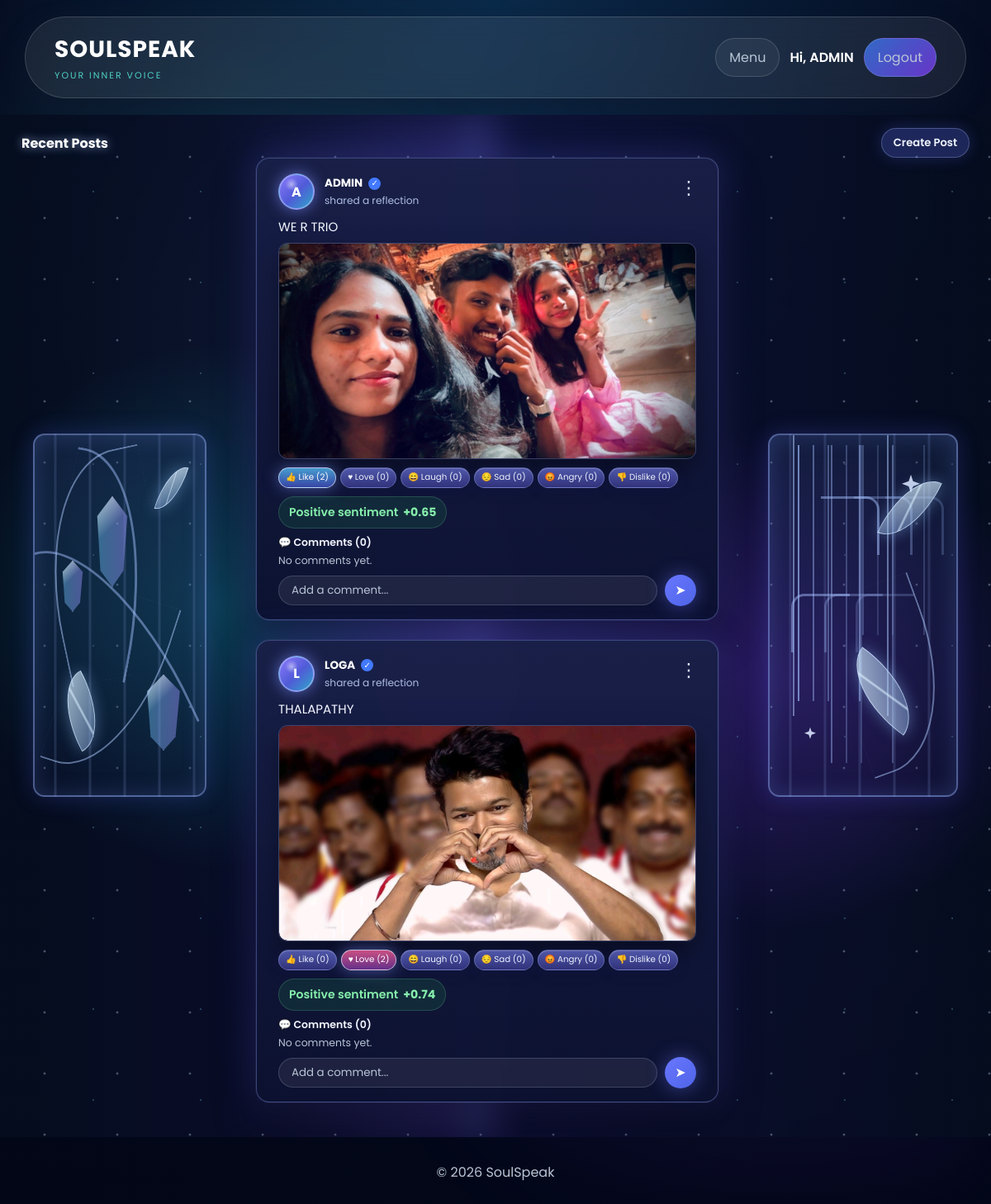
The page /dashboard (signed in) on the database its author committed.
### app.py (models this page shows)
class User(UserMixin, db.Model):
    id = db.Column(
        db.Integer,
        primary_key=True
    )
    username = db.Column(
        db.String(100),
        nullable=False
    )
    email = db.Column(
        db.String(150),
        unique=True,
        nullable=False
    )
    password = db.Column(
        db.String(100),
        nullable=False
    )

class Post(db.Model):
    id = db.Column(
        db.Integer,
        primary_key=True
    )
    content = db.Column(
        db.Text,
        nullable=False
    )
    image_path = db.Column(
        db.String(255),
        nullable=True
    )
    sentiment_score = db.Column(
        db.Float,
        nullable=False,
        default=0.0
    )
    sentiment_label = db.Column(
        db.String(30),
        nullable=False,
        default='Neutral'
    )
    created_at = db.Column(
        db.DateTime,
        default=datetime.utcnow
    )
    user_id = db.Column(
        db.Integer,
        db.ForeignKey('user.id'),
        nullable=True
    )
    user = db.relationship(
        'User',
        backref='posts'
    )
    votes = db.relationship(
        'PostVote',
        backref='post',
        cascade='all, delete-orphan'
    )
    comments = db.relationship(
        'PostComment',
        backref='post',
        cascade='all, delete-orphan'
    )

### app.py (the view)
@app.route('/dashboard', methods=['GET', 'POST'])
def dashboard():
    posts = Post.query.order_by(Post.id.desc()).all()
    user_votes = {}
    if current_user.is_authenticated:
        user_votes = {
            vote.post_id: vote.value
            for vote in PostVote.query.filter_by(
                user_id=current_user.id
            ).all()
        }
    post_data = []
    for post in posts:
        reaction_counts, sentiment_score, sentiment_label = update_post_sentiment(post)
        user_vote = user_votes.get(post.id)
        user_reaction = next(
            (action for action, value in REACTION_MAP.items() if user_vote == value),
            None
        )
        post_data.append(
            {
                'post': post,
                'reaction_counts': reaction_counts,
                'user_vote': user_vote,
                'user_reaction': user_reaction,
                'sentiment_score': sentiment_score,
                'sentiment_label': sentiment_label,
                'comments': sorted(post.comments, key=lambda c: c.created_at),
                'can_delete': can_delete_post(post)
            }
        )
    db.session.commit()
    user_display = current_user.username if current_user.is_authenticated else 'Guest'
    return render_template(
        'dashboard.html',
        posts=post_data,
        user=user_display
    )

### app.py (called while the page is built)
def is_admin_user(user=None):
    user = user or current_user
    if not getattr(user, 'is_authenticated', False):
        return False
    username = (getattr(user, 'username', '') or '').strip().lower()
    email = (getattr(user, 'email', '') or '').strip().lower()
    return username == 'admin' or email in app.config.get('ADMIN_EMAILS', set())

def can_delete_post(post, user=None):
    user = user or current_user
    if not getattr(user, 'is_authenticated', False):
        return False
    return is_admin_user(user) or post.user_id == user.id

@app.context_processor
def inject_admin_status():
    return {'is_admin': is_admin_user()}

def sentiment_label_for_score(score):
    if score >= 0.50:
        return 'Positive'
    if score <= -0.50:
        return 'Negative'
    return 'Neutral'

def reaction_counts_for_post(post):
    votes = PostVote.query.filter_by(post_id=post.id).all() if post.id else post.votes
    return {
        action: sum(1 for vote in votes if vote.value == value)
        for action, value in REACTION_MAP.items()
    }

def calculate_post_sentiment(post):
    reaction_counts = reaction_counts_for_post(post)
    total_reactions = sum(reaction_counts.values())
    if total_reactions == 0:
        return reaction_counts, 0.0, 'Neutral'
    weighted_score = sum(
        reaction_counts[action] * REACTION_SENTIMENT_SCORES[action]
        for action in REACTION_MAP
    )
    score = round(weighted_score / total_reactions, 2)
    return reaction_counts, score, sentiment_label_for_score(score)

def update_post_sentiment(post):
    reaction_counts, score, label = calculate_post_sentiment(post)
    post.sentiment_score = score
    post.sentiment_label = label
    return reaction_counts, score, label

@login_manager.user_loader
def load_user(user_id):
    return User.query.get(int(user_id))

### templates/dashboard.html (shortened to what this page needs)
{% extends "base.html" %}
{% block content %}
<main class="feed-scene">
    <section class="feed-shell" aria-label="Recent posts">
        <div class="feed-title-row">
            <h2>Recent Posts</h2>
            <a class="feed-create-link" href="{{ url_for('post') }}">Create Post</a>
        </div>
        <aside class="crystal-panel crystal-panel-left" aria-hidden="true">
            <span class="vine vine-a"></span>
            <span class="vine vine-b"></span>
            <span class="crystal crystal-a"></span>
            <span class="crystal crystal-b"></span>
            <span class="crystal crystal-c"></span>
            <span class="leaf leaf-a"></span>
            <span class="leaf leaf-b"></span>
        </aside>
        <section class="post-widget">
            {% if posts %}
                <div class="post-feed">
                    {% for item in posts %}
                        {% set author = item.post.user.username if item.post.user else 'Anonymous' %}
                        {% set initials = author[:1]|upper %}
                        {% set comment_count = item.comments|length %}
                        <article class="post-card">
                            <div class="post-card-header">
                                <div class="post-user">
                                    <div class="avatar">{{ initials }}</div>
                                    <div class="post-meta">
                                        <div class="user-row">
                                            <span class="username">{{ author }}</span>
                                            <span class="verified" aria-label="Verified">✓</span>
                                        </div>
                                        <span class="post-time">shared a reflection</span>
                                    </div>
                                </div>
                                {% if item.can_delete %}
                                    <div class="post-options">
                                        <button class="post-menu" type="button" aria-label="Post options">&#8942;</button>
                                    </div>
                                {% endif %}
                            </div>
                            <p class="post-caption">{{ item.post.content }}</p>
                            {% if item.post.image_path %}
                                <div class="post-image-wrap">
                                    <img src="{{ url_for('static', filename=item.post.image_path) }}" alt="Post image" class="post-image">
                                </div>
                            {% endif %}
                            <div class="reaction-summary-panel">
                                <form method="POST" action="{{ url_for('react_to_post', post_id=item.post.id) }}" class="reaction-summary-box">
                                    <button type="submit" name="action" value="like" class="reaction-pill like-pill{% if item.user_reaction == 'like' %} active{% endif %}">
                                        <span>👍</span> Like ({{ item.reaction_counts.get('like', 0) }})
                                    </button>
                                    <button type="submit" name="action" value="love" class="reaction-pill love-pill{% if item.user_reaction == 'love' %} active{% endif %}">
                                        <span>♥</span> Love ({{ item.reaction_counts.get('love', 0) }})
                                    </button>
                                    <button type="submit" name="action" value="funny" class="reaction-pill funny-pill{% if item.user_reaction == 'funny' %} active{% endif %}">
                                        <span>😄</span> Laugh ({{ item.reaction_counts.get('funny', 0) }})
                                    </button>
                                    <button type="submit" name="action" value="sad" class="reaction-pill sad-pill{% if item.user_reaction == 'sad' %} active{% endif %}">
                                        <span>😔</span> Sad ({{ item.reaction_counts.get('sad', 0) }})
                                    </button>
                                    <button type="submit" name="action" value="angry" class="reaction-pill angry-pill{% if item.user_reaction == 'angry' %} active{% endif %}">
                                        <span>😡</span> Angry ({{ item.reaction_counts.get('angry', 0) }})
                                    </button>
                                    <button type="submit" name="action" value="dislike" class="reaction-pill dislike-pill{% if item.user_reaction == 'dislike' %} active{% endif %}">
                                        <span>👎</span> Dislike ({{ item.reaction_counts.get('dislike', 0) }})
                                    </button>
                                </form>
                                <div class="reaction-sentiment">
                                    <span class="sentiment-chip {{ item.sentiment_label|lower }}">
                                        {{ item.sentiment_label }} sentiment
                                        <strong>{{ "%+.2f"|format(item.sentiment_score) }}</strong>
                                    </span>
                                </div>
                            </div>
                            <div class="comment-section">
                                <div class="comment-top">
                                    <span>💬 Comments ({{ comment_count }})</span>
                                </div>
                                <div class="comment-list">
                                    {% if item.comments %}
                                        {% for comment in item.comments[:3] %}
                                            {% set commenter = comment.user.username if comment.user else 'Guest' %}
                                            <div class="comment-item">
                                                <div class="comment-user-avatar">{{ commenter[:1]|upper }}</div>
                                                <div class="comment-text-wrap">
                                                    <strong>{{ commenter }}</strong>
                                                    <span>{{ comment.content }}</span>
                                                </div>
                                            </div>
                                        {% endfor %}
                                    {% else %}
                                        <p class="empty-state compact">No comments yet.</p>
                                    {% endif %}
                                </div>
                                <form method="POST" action="{{ url_for('comment', post_id=item.post.id) }}" class="comment-form">
                                    <div class="comment-input-wrap">
                                        <input type="text" name="comment_content" placeholder="Add a comment..." required>
                                    </div>
                                    <button type="submit" aria-label="Send comment">➤</button>
                                </form>
                            </div>
                        </article>
                    {% endfor %}
                </div>
            {% endif %}
        </section>
        <aside class="crystal-panel crystal-panel-right" aria-hidden="true">
            <span class="circuit circuit-a"></span>
            <span class="circuit circuit-b"></span>
            <span class="circuit circuit-c"></span>
            <span class="star star-a"></span>
            <span class="star star-b"></span>
            <span class="leaf leaf-c"></span>
            <span class="leaf leaf-d"></span>
        </aside>
    </section>
</main>
{% endblock %}

### templates/base.html (shortened to what this page needs)
<!DOCTYPE html>
<html lang="en">
<head>
    <link rel="stylesheet" href="{{ url_for('static', filename='style.css') }}">
</head>
<body>
    <header>
        <nav class="navbar">
            <a class="logo" href="{{ url_for('home') }}">
                <span>SOULSPEAK</span>
                <small>Your inner voice</small>
            </a>
            <div class="nav-links">
                {% if current_user.is_authenticated %}
                    <a href="{{ url_for('menu') }}" class="nav-link-btn">Menu</a>
                    <span class="nav-user">Hi, {{ current_user.username }}</span>
                    <a href="{{ url_for('logout') }}" class="nav-link-btn logout-btn">Logout</a>
                {% endif %}
            </div>
        </nav>
    </header>
    {% block content %}{% endblock %}
    <footer>
        <p>&copy; 2026 SoulSpeak</p>
    </footer>
</body>
</html>

### rows shown on the page
User: username "ADMIN", posts "ADMIN"
Post: post.content "WE R TRIO", image_path (picture)
User: posts "LOGA"
Post: post.content "THALAPATHY", image_path (picture)

### other values the page prints
{{ initials }} "A" "L"
{{ item.reaction_counts.get('like', 0) }} "2" "0"
{{ item.reaction_counts.get('love', 0) }} "0" "2"
{{ item.reaction_counts.get('funny', 0) }} "0" "0"
{{ item.reaction_counts.get('sad', 0) }} "0" "0"
{{ item.reaction_counts.get('angry', 0) }} "0" "0"
{{ item.reaction_counts.get('dislike', 0) }} "0" "0"
{{ item.sentiment_label }} "Positive" "Positive"
{{ "%+.2f"|format(item.sentiment_score) }} "+0.65" "+0.74"
{{ comment_count }} "0" "0"
